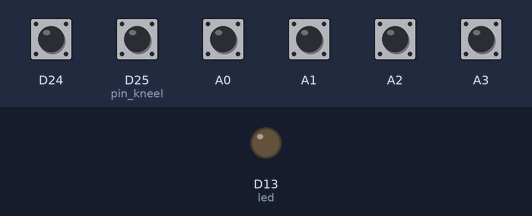
This program was run on a simulated CircuitPython board. On the bench: output pins drawn as LEDs (lit = HIGH). The test bench sets the inputs (shaded band); at power-on: A0–3, D24, D25 (pin_kneel) HIGH. USB keyboard and mouse output is not drawn; library files of the repository ran but are not shown: adafruit_debouncer.py.

Above: at 2.2 s.
2.3 s: D24 pulled LOW for 0.15 s
At 2.39 s:
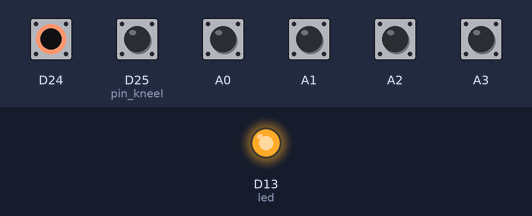
Timing chart, 0 to 5.3 s (numbered marks = the images above; inputs shaded):
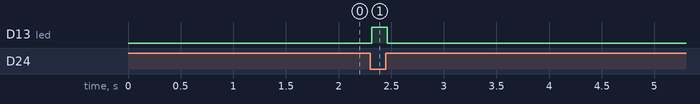

The program:

code.py
```python
import time
import board
import digitalio
import usb_hid

from adafruit_hid.keyboard import Keyboard
from adafruit_hid.keyboard_layout_us import KeyboardLayoutUS
from adafruit_hid.keycode import Keycode

from adafruit_debouncer import Debouncer

# from adafruit_ble import BLERadio
# from adafruit_ble.advertising.standard import ProvideServicesAdvertisement
# from adafruit_ble.services.nordic import UARTService

# from adafruit_airlift.esp32 import ESP32

# esp32 = ESP32(
#     reset=board.D12,
#     gpio0=board.D10,
#     busy=board.D11,
#     chip_select=board.D13,
#     tx=board.TX,
#     rx=board.RX,
# )

# adapter = esp32.start_bluetooth()

# ble = BLERadio(adapter)
# uart = UARTService()
# advertisement = ProvideServicesAdvertisement(uart)

# while True:
#     ble.start_advertising(advertisement)
#     print("waiting to connect")
#     while not ble.connected:
#         pass
#     print("connected: trying to read input")
#     while ble.connected:
#         # Returns b'' if nothing was read.
#         one_byte = uart.read(1)
#         if one_byte:
#             print(one_byte)
#             uart.write(one_byte)

def createButton(pinRef):
  btn = digitalio.DigitalInOut(pinRef)
  btn.direction = digitalio.Direction.INPUT
  btn.pull = digitalio.Pull.UP
  return btn

button_fire = createButton(board.A0)
button_up = createButton(board.A3)
button_down = createButton(board.D24)
button_left = createButton(board.A1)
button_right = createButton(board.A2)

pin_kneel = digitalio.DigitalInOut(board.D25)
pin_kneel.direction = digitalio.Direction.INPUT
pin_kneel.pull = digitalio.Pull.UP
button_kneel = Debouncer(pin_kneel)


led = digitalio.DigitalInOut(board.LED)
led.direction = digitalio.Direction.OUTPUT

time.sleep(1)
keyboard = Keyboard(usb_hid.devices)
keyboard_layout = KeyboardLayoutUS(keyboard)


while True:
    button_kneel.update()
    if not button_fire.value:
        led.value = True
        keyboard.press(Keycode.ENTER)
    if not button_up.value:
        led.value = True
        keyboard.press(Keycode.UP_ARROW)
    elif not button_down.value:
        led.value = True
        keyboard.press(Keycode.DOWN_ARROW)
    elif not button_left.value:
        led.value = True
        keyboard.press(Keycode.LEFT_ARROW)
    elif not button_right.value:
        led.value = True
        keyboard.press(Keycode.RIGHT_ARROW)
    elif button_kneel.fell:
        led.value = True
        keyboard_layout.write("p")
    else:
        led.value = False
        keyboard.release_all()
    time.sleep(0.01)
```

Measured:
- after the input at 2.3 s, D13 (led): LOW → HIGH at once, → LOW 0.15 s later
